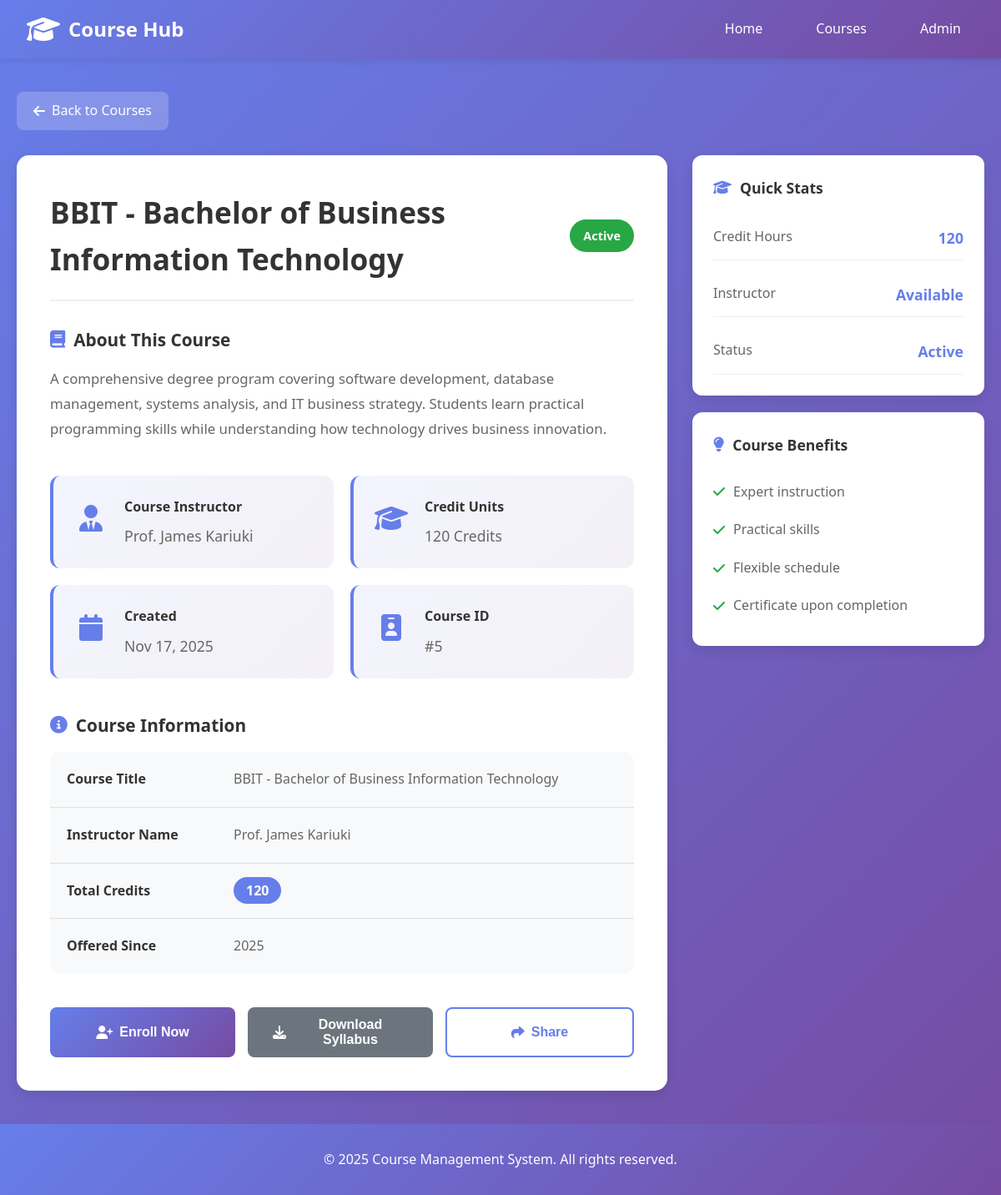
/courses/5/, run on the app's committed database.
### courses/models.py (models this page shows, shortened)
class Course(models.Model):
    name = models.CharField(max_length=100)
    description = models.TextField(blank=True)
    instructor = models.CharField(max_length=100)
    credits = models.IntegerField(default=3)
    created_at = models.DateTimeField(auto_now_add=True)
    class Meta:
        ordering = ['name']

### courses/views.py (the view)
# urls.py: path('<int:course_id>/', views.course_detail, name='course_detail'),
def course_detail(request, course_id):
    course = get_object_or_404(Course, id=course_id)
    return render(request, 'courses/course_detail.html', {'course': course})

### courses/templates/courses/course_detail.html (shortened to what this page needs)
{% extends 'base.html' %}
{% load static %}
{% block content %}
<div class="course-detail-header">
    <a href="/courses/" class="back-link">
        <i class="fas fa-arrow-left"></i> Back to Courses
    </a>
</div>
<div class="course-detail-container">
    <div class="course-main">
        <div class="detail-card">
            <div class="detail-title">
                <h1>{{ course.name }}</h1>
                <span class="status-badge">Active</span>
            </div>
            <div class="detail-section">
                <h3><i class="fas fa-book"></i> About This Course</h3>
                <p class="description-full">{{ course.description }}</p>
            </div>
            <div class="detail-grid">
                <div class="detail-item">
                    <div class="detail-icon">
                        <i class="fas fa-user-tie"></i>
                    </div>
                    <div class="detail-content">
                        <h4>Course Instructor</h4>
                        <p>{{ course.instructor }}</p>
                    </div>
                </div>
                <div class="detail-item">
                    <div class="detail-icon">
                        <i class="fas fa-graduation-cap"></i>
                    </div>
                    <div class="detail-content">
                        <h4>Credit Units</h4>
                        <p>{{ course.credits }} Credits</p>
                    </div>
                </div>
                <div class="detail-item">
                    <div class="detail-icon">
                        <i class="fas fa-calendar"></i>
                    </div>
                    <div class="detail-content">
                        <h4>Created</h4>
                        <p>{{ course.created_at|date:"M d, Y" }}</p>
                    </div>
                </div>
                <div class="detail-item">
                    <div class="detail-icon">
                        <i class="fas fa-id-badge"></i>
                    </div>
                    <div class="detail-content">
                        <h4>Course ID</h4>
                        <p>#{{ course.id }}</p>
                    </div>
                </div>
            </div>
            <div class="detail-section">
                <h3><i class="fas fa-info-circle"></i> Course Information</h3>
                <div class="info-table">
                    <div class="info-row">
                        <div class="info-label">Course Title</div>
                        <div class="info-value">{{ course.name }}</div>
                    </div>
                    <div class="info-row">
                        <div class="info-label">Instructor Name</div>
                        <div class="info-value">{{ course.instructor }}</div>
                    </div>
                    <div class="info-row">
                        <div class="info-label">Total Credits</div>
                        <div class="info-value">
                            <span class="credit-badge">{{ course.credits }}</span>
                        </div>
                    </div>
                    <div class="info-row">
                        <div class="info-label">Offered Since</div>
                        <div class="info-value">{{ course.created_at|date:"Y" }}</div>
                    </div>
                </div>
            </div>
            <div class="action-buttons">
                <button class="btn btn-primary" onclick="enrollCourse()">
                    <i class="fas fa-user-plus"></i> Enroll Now
                </button>
                <button class="btn btn-secondary" onclick="downloadSyllabus()">
                    <i class="fas fa-download"></i> Download Syllabus
                </button>
                <button class="btn btn-outline" onclick="shareButton()">
                    <i class="fas fa-share"></i> Share
                </button>
            </div>
        </div>
    </div>
    <div class="course-sidebar">
        <div class="sidebar-card">
            <h3><i class="fas fa-graduation-cap"></i> Quick Stats</h3>
            <div class="stats-list">
                <div class="stat-item">
                    <span>Credit Hours</span>
                    <strong>{{ course.credits }}</strong>
                </div>
                <div class="stat-item">
                    <span>Instructor</span>
                    <strong>Available</strong>
                </div>
                <div class="stat-item">
                    <span>Status</span>
                    <strong>Active</strong>
                </div>
            </div>
        </div>
        <div class="sidebar-card">
            <h3><i class="fas fa-lightbulb"></i> Course Benefits</h3>
            <ul class="benefits-list">
                <li><i class="fas fa-check"></i> Expert instruction</li>
                <li><i class="fas fa-check"></i> Practical skills</li>
                <li><i class="fas fa-check"></i> Flexible schedule</li>
                <li><i class="fas fa-check"></i> Certificate upon completion</li>
            </ul>
        </div>
    </div>
</div>
{% endblock %}

### courses/static/css/style.css (style rules this page uses)
* { margin: 0; padding: 0; box-sizing: border-box; }
body { font-family: 'Segoe UI', Tahoma, Geneva, Verdana, sans-serif; line-height: 1.6; color: #333; background: linear-gradient(135deg, #667eea 0%, #764ba2 100%); min-height: 100vh; display: flex; flex-direction: column; }
.btn { padding: 12px 30px; border: none; border-radius: 8px; cursor: pointer; font-size: 1rem; font-weight: 600; transition: all 0.3s ease; display: inline-flex; align-items: center; gap: 8px; text-decoration: none; }
.btn-primary { background: linear-gradient(135deg, #667eea 0%, #764ba2 100%); color: white; }
.btn-secondary { background: #6c757d; color: white; }
.btn-outline { background: transparent; color: #667eea; border: 2px solid #667eea; }
.course-detail-header { margin-bottom: 30px; }
.back-link { color: white; text-decoration: none; font-size: 1rem; display: inline-flex; align-items: center; gap: 8px; padding: 10px 20px; background: rgba(255, 255, 255, 0.2); border-radius: 8px; transition: all 0.3s ease; }
.course-detail-container { display: grid; grid-template-columns: 1fr 350px; gap: 30px; }
.detail-card { background: white; border-radius: 15px; padding: 40px; box-shadow: 0 5px 15px rgba(0, 0, 0, 0.1); }
.detail-title { display: flex; justify-content: space-between; align-items: center; margin-bottom: 30px; padding-bottom: 20px; border-bottom: 2px solid #f0f0f0; }
.detail-title h1 { color: #333; font-size: 2.2rem; margin: 0; }
.status-badge { background: #28a745; color: white; padding: 8px 16px; border-radius: 20px; font-size: 0.9rem; font-weight: 600; }
.detail-section { margin-bottom: 40px; }
.detail-section h3 { color: #333; margin-bottom: 15px; font-size: 1.3rem; display: flex; align-items: center; gap: 10px; }
.detail-section h3 i { color: #667eea; }
.description-full { color: #666; line-height: 1.8; font-size: 1.05rem; }
.detail-grid { display: grid; grid-template-columns: repeat(auto-fit, minmax(250px, 1fr)); gap: 20px; margin-bottom: 40px; }
.detail-item { background: linear-gradient(135deg, #667eea15 0%, #764ba215 100%); padding: 25px; border-radius: 12px; display: flex; gap: 20px; align-items: flex-start; border-left: 4px solid #667eea; }
.detail-icon { font-size: 2rem; color: #667eea; min-width: 40px; text-align: center; }
.detail-content h4 { color: #333; margin-bottom: 8px; font-size: 1rem; }
.detail-content p { color: #666; font-size: 1.1rem; }
.info-table { background: #f8f9fa; border-radius: 12px; overflow: hidden; }
.info-row { display: grid; grid-template-columns: 200px 1fr; padding: 20px; border-bottom: 1px solid #e0e0e0; }
.info-row:last-child { border-bottom: none; }
.info-label { font-weight: 600; color: #333; }
.info-value { color: #666; }
.credit-badge { background: #667eea; color: white; padding: 5px 15px; border-radius: 20px; font-weight: 600; }
.action-buttons { display: flex; gap: 15px; margin-top: 40px; flex-wrap: wrap; }
.action-buttons .btn { flex: 1; min-width: 150px; justify-content: center; }
.course-sidebar { display: flex; flex-direction: column; gap: 20px; }
.sidebar-card { background: white; padding: 25px; border-radius: 12px; box-shadow: 0 5px 15px rgba(0, 0, 0, 0.1); height: fit-content; position: sticky; top: 100px; }
.sidebar-card h3 { color: #333; margin-bottom: 20px; font-size: 1.1rem; display: flex; align-items: center; gap: 10px; }
.sidebar-card h3 i { color: #667eea; }
.stats-list { display: flex; flex-direction: column; gap: 15px; }
.stat-item { display: flex; justify-content: space-between; padding: 12px 0; border-bottom: 1px solid #f0f0f0; }
.stat-item span { color: #666; }
.stat-item strong { color: #667eea; font-size: 1.1rem; }
.benefits-list { list-style: none; }
.benefits-list li { padding: 10px 0; color: #666; display: flex; align-items: center; gap: 10px; }
.benefits-list i { color: #28a745; font-weight: bold; }

### data on the page
Course: name "BBIT - Bachelor of Business Information Technology", description "A comprehensive degree program covering software development, database management, systems analysis, and IT business strategy. Students learn practical programming skills while understanding how technology drives business innovation.", instructor "Prof. James Kariuki", credits "120", created_at "Nov 17, 2025", id "5", created_at "2025"
